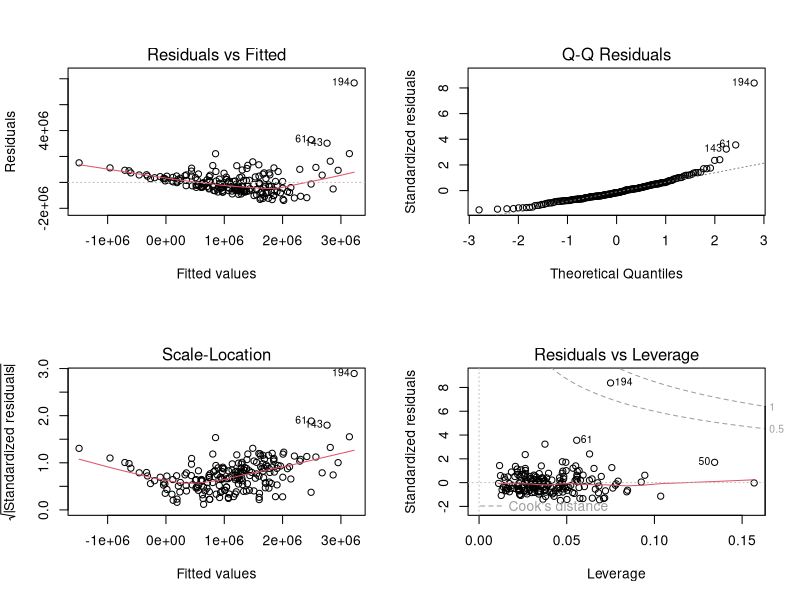
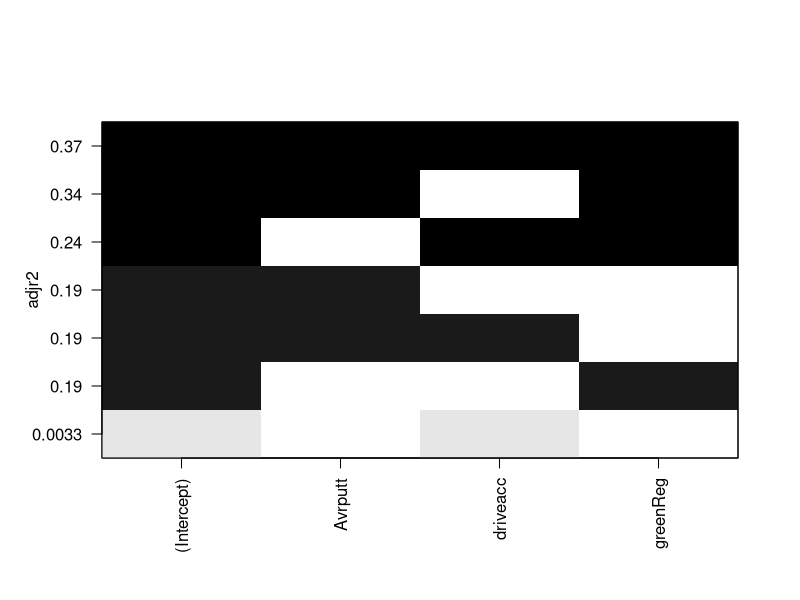
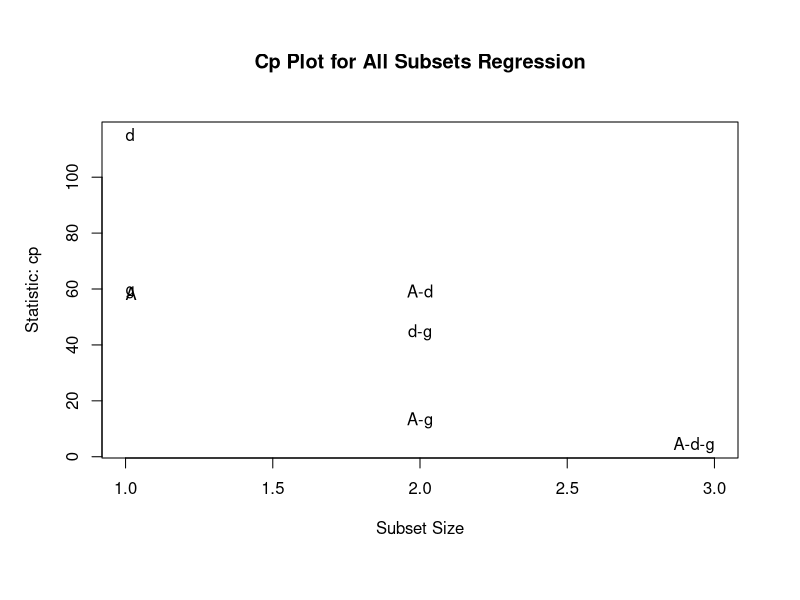

Source code (R) for these figures, in order: (Note: this script raises an error after producing the figures.)
par(ask=TRUE)
opar <- par(no.readonly=TRUE)

# Listing 8.4 - Multiple linear regression
pgadata <- read.csv("pgascore2004.csv", header = TRUE)
dim(pgadata)
str(pgadata)

fit <- lm(tmoney ~ age +Avrputt + drive + driveacc + greenReg + saveacc + events, data=pgadata)
summary(fit)

# Listing 8.5 - Mutiple linear regression with a significant interaction term
fit <- lm(tmoney ~ Avrputt + driveacc + greenReg + saveacc , data = pgadata)
summary(fit)

# simple regression diagnostics
fit <- lm(tmoney ~ age +Avrputt + drive + driveacc + greenReg + saveacc + events, data=pgadata)
par(mfrow=c(2,2))
plot(fit)
newfit <- lm(tmoney ~ Avrputt + driveacc + saveacc + greenReg, data= pgadata)
par(opar)

# Listing 8.14 - All subsets regression
#install.packages("leaps")
library(leaps)

leaps <-regsubsets(tmoney ~ Avrputt + driveacc + saveacc + greenReg, data= pgadata,nbest=4)
leaps <-regsubsets(tmoney ~ Avrputt + driveacc + greenReg, data= pgadata,nbest=4)

plot(leaps, scale="adjr2")

library(car)
subsets(leaps, statistic="cp",
        main="Cp Plot for All Subsets Regression")
abline(1,1,lty=2,col="red")

library()
# Calculating standardized regression coefficients
states <- as.data.frame(pgadata[,c("tmoney", "Avrputt", 
                                   "driveacc", "saveacc", "greenReg")])
zstates <- as.data.frame(scale(states))
zfit <- lm(tmoney ~ Avrputt + driveacc + saveacc + greenReg, data=zstates)
coef(zfit)
